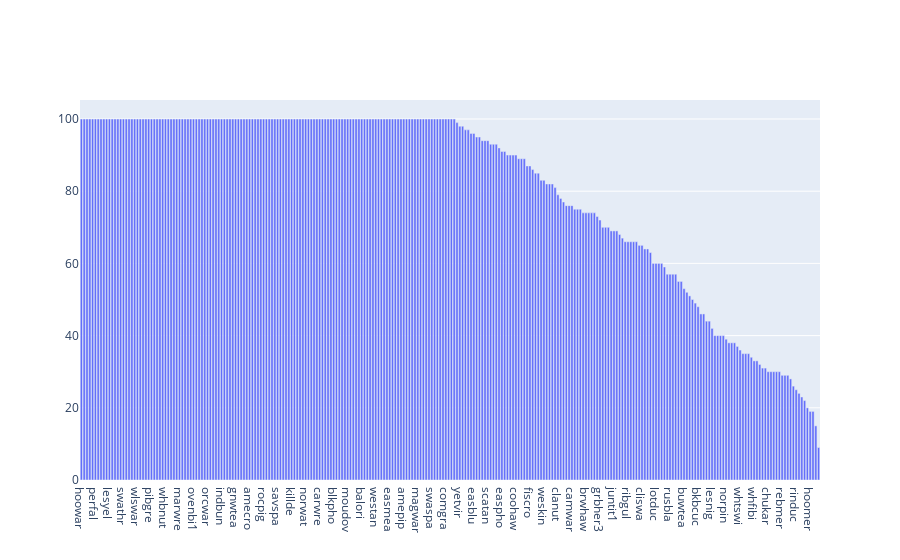

This figure's notebook cell:
### Markdown cell above
## Species
Distribution of bird species

### Code cell
counts = train['ebird_code'].value_counts()
go.Figure(data=[go.Bar(x=counts.index, y=counts)]).show()

### Figure 1 — Plotly figure (JSON) as saved in the notebook; plotly's stock layout.template omitted (floating-point values rounded to 4 significant figures; data arrays with more than 128 entries replaced by an {"elided": "..."} marker saying what was removed)
{"data": [{"type": "bar", "x": {"elided": "264 str values"}, "y": {"elided": "264 int values"}}], "layout": {}}
